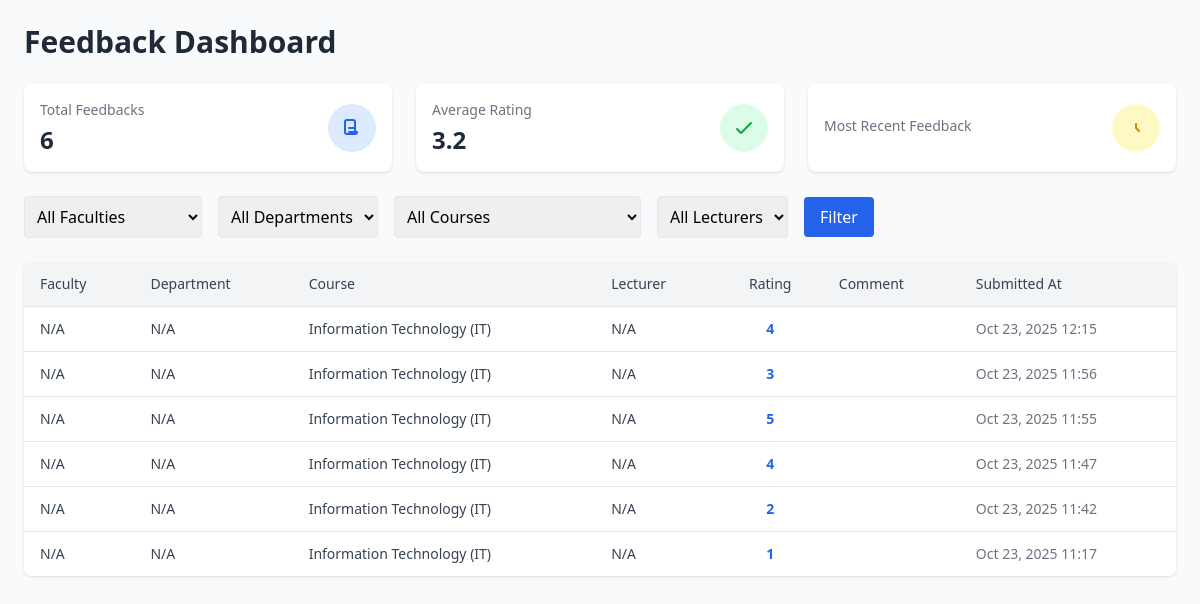
Page /admin_dashboard/ (signed in) on the earlier database version.
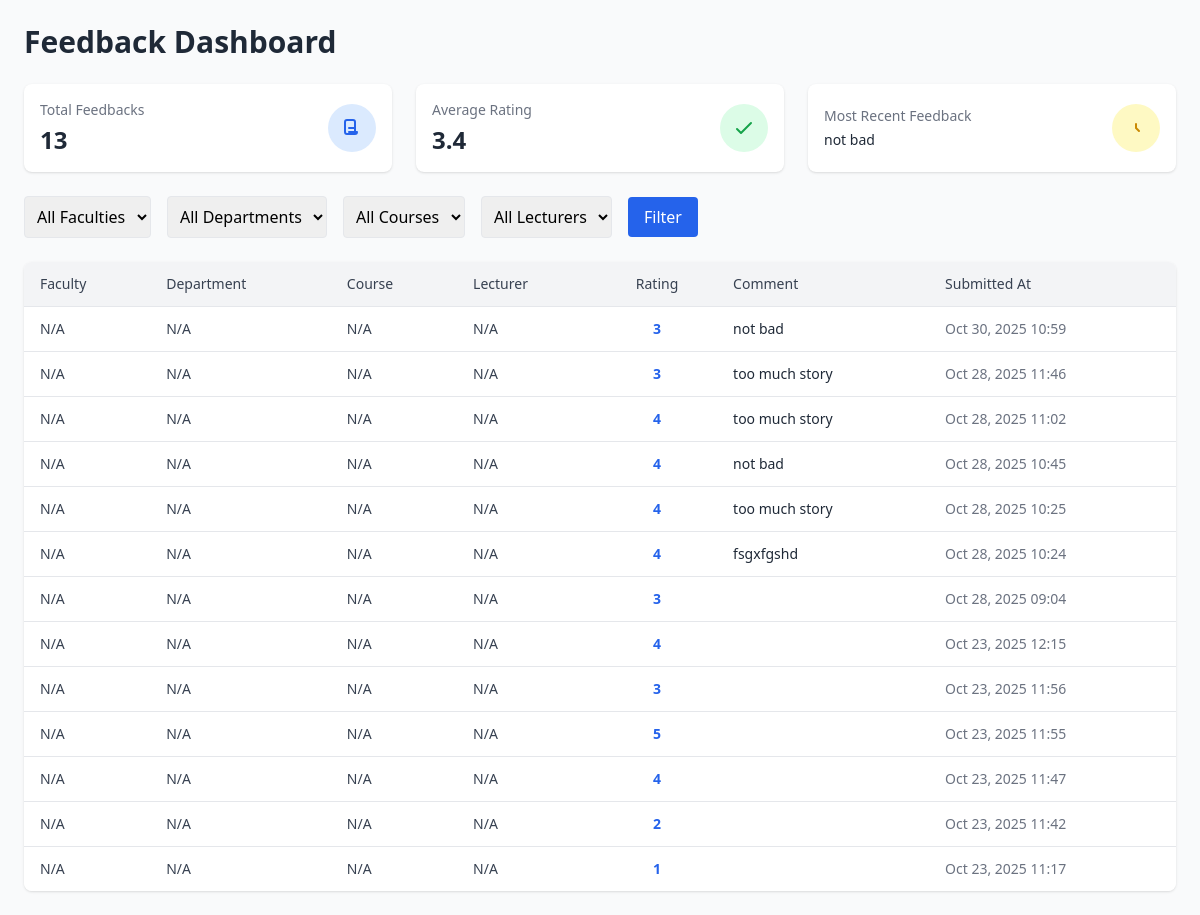
Same page on the later database version.
### feedback/models.py (models this page shows, shortened)
class Feedback(models.Model):
    faculty = models.ForeignKey(Faculty, on_delete=models.SET_NULL, null=True)
    department = models.ForeignKey(Department, on_delete=models.SET_NULL, null=True)
    course = models.ForeignKey(Course, on_delete=models.SET_NULL, null=True)
    lecturer = models.ForeignKey(Lecturer, on_delete=models.SET_NULL, null=True)
    rating = models.IntegerField(validators=[MinValueValidator(1), MaxValueValidator(5)])
    comment = models.TextField()
    submitted_at = models.DateTimeField(auto_now_add=True)
    class Meta:
        ordering = ['-submitted_at']

class Course(models.Model):
    department = models.ForeignKey(Department, on_delete=models.CASCADE, related_name='courses')
    name = models.CharField(max_length=100)
    code = models.CharField(max_length=10, blank=True, unique=True)
    class Meta:
        ordering = ['department', 'name']

### feedback/views.py (the view)
# urls.py: path('admin_dashboard/', views.admin_dashboard, name='admin_dashboard'),
@staff_member_required
def admin_dashboard(request):
    feedbacks = Feedback.objects.all().select_related('faculty', 'department', 'course', 'lecturer')
    faculty_id = request.GET.get('faculty')
    department_id = request.GET.get('department')
    course_id = request.GET.get('course')
    lecturer_id = request.GET.get('lecturer')
    if faculty_id:
        feedbacks = feedbacks.filter(faculty_id=faculty_id)
    if department_id:
        feedbacks = feedbacks.filter(department_id=department_id)
    if course_id:
        feedbacks = feedbacks.filter(course_id=course_id)
    if lecturer_id:
        feedbacks = feedbacks.filter(lecturer_id=lecturer_id)
    average_rating = feedbacks.aggregate(avg=Avg('rating'))['avg']
    recent_feedback = feedbacks.order_by('-submitted_at').first()
    context = {
        'feedbacks': feedbacks,
        'faculties': Faculty.objects.all(),
        'departments': Department.objects.all(),
        'courses': Course.objects.all(),
        'lecturers': Lecturer.objects.all(),
        'average_rating': average_rating,
        'recent_feedback': recent_feedback,
    }
    return render(request, 'feedback/admin_dashboard.html', context)

### feedback/templates/feedback/admin_dashboard.html (shortened to what this page needs)
<!DOCTYPE html>
<html lang="en">
<head>
    <script src="https://cdn.tailwindcss.com"></script>
</head>
<body class="bg-gray-50 min-h-screen font-sans">
<div class="max-w-7xl mx-auto p-6">
    <h1 class="text-3xl font-bold mb-6 text-gray-800">Feedback Dashboard</h1>
    <div class="grid grid-cols-1 md:grid-cols-3 gap-6 mb-6">
        <div class="bg-white rounded-lg shadow p-4 flex items-center justify-between">
            <div>
                <h2 class="text-sm font-medium text-gray-500">Total Feedbacks</h2>
                <p class="mt-1 text-2xl font-bold text-gray-800">{{ feedbacks|length }}</p>
            </div>
            <div class="bg-blue-100 p-3 rounded-full">
                <svg class="w-6 h-6 text-blue-600" fill="none" stroke="currentColor" viewBox="0 0 24 24">
                    <path stroke-linecap="round" stroke-linejoin="round" stroke-width="2"
                          d="M9 12h6m-6 4h6m2 0a2 2 0 01-2 2H7a2 2 0 01-2-2V6a2 2 0 012-2h6a2 2 0 012 2v10z"/>
                </svg>
            </div>
        </div>
        <div class="bg-white rounded-lg shadow p-4 flex items-center justify-between">
            <div>
                <h2 class="text-sm font-medium text-gray-500">Average Rating</h2>
                <p class="mt-1 text-2xl font-bold text-gray-800">
                    {% if average_rating %}
                        {{ average_rating|floatformat:1 }}
                    {% else %}
                        N/A
                    {% endif %}
                </p>
            </div>
            <div class="bg-green-100 p-3 rounded-full">
                <svg class="w-6 h-6 text-green-600" fill="none" stroke="currentColor" viewBox="0 0 24 24">
                    <path stroke-linecap="round" stroke-linejoin="round" stroke-width="2"
                          d="M5 13l4 4L19 7"/>
                </svg>
            </div>
        </div>
        <div class="bg-white rounded-lg shadow p-4 flex items-center justify-between">
            <div>
                <h2 class="text-sm font-medium text-gray-500">Most Recent Feedback</h2>
                <p class="mt-1 text-gray-800 text-sm">
                    {% if recent_feedback %}
                        {{ recent_feedback.comment|truncatewords:10 }}
                    {% else %}
                        N/A
                    {% endif %}
                </p>
            </div>
            <div class="bg-yellow-100 p-3 rounded-full">
                <svg class="w-6 h-6 text-yellow-600" fill="none" stroke="currentColor" viewBox="0 0 24 24">
                    <path stroke-linecap="round" stroke-linejoin="round" stroke-width="2"
                          d="M12 8v4l3 3"/>
                </svg>
            </div>
        </div>
    </div>
    <form method="GET" class="mb-6 flex flex-wrap gap-4 items-center">
        <select name="faculty" class="border rounded p-2 focus:ring-2 focus:ring-blue-500">
            <option value="">All Faculties</option>
        </select>
        <select name="department" class="border rounded p-2 focus:ring-2 focus:ring-blue-500">
            <option value="">All Departments</option>
        </select>
        <select name="course" class="border rounded p-2 focus:ring-2 focus:ring-blue-500">
            <option value="">All Courses</option>
        </select>
        <select name="lecturer" class="border rounded p-2 focus:ring-2 focus:ring-blue-500">
            <option value="">All Lecturers</option>
        </select>
        <button type="submit" class="bg-blue-600 text-white px-4 py-2 rounded hover:bg-blue-700 transition">Filter</button>
    </form>
    <div class="overflow-x-auto rounded-lg shadow bg-white">
        <table class="min-w-full divide-y divide-gray-200">
            <thead class="bg-gray-100">
                <tr>
                    <th class="px-4 py-3 text-left text-sm font-medium text-gray-700">Faculty</th>
                    <th class="px-4 py-3 text-left text-sm font-medium text-gray-700">Department</th>
                    <th class="px-4 py-3 text-left text-sm font-medium text-gray-700">Course</th>
                    <th class="px-4 py-3 text-left text-sm font-medium text-gray-700">Lecturer</th>
                    <th class="px-4 py-3 text-center text-sm font-medium text-gray-700">Rating</th>
                    <th class="px-4 py-3 text-left text-sm font-medium text-gray-700">Comment</th>
                    <th class="px-4 py-3 text-left text-sm font-medium text-gray-700">Submitted At</th>
                </tr>
            </thead>
            <tbody class="divide-y divide-gray-200">
                {% for fb in feedbacks %}
                <tr class="bg-white hover:bg-blue-50 transition-colors duration-200">
                    <td class="px-4 py-3 text-sm font-medium text-gray-700">{% if fb.faculty %}{{ fb.faculty.name }}{% else %}N/A{% endif %}</td>
                    <td class="px-4 py-3 text-sm text-gray-700">{% if fb.department %}{{ fb.department.name }}{% else %}N/A{% endif %}</td>
                    <td class="px-4 py-3 text-sm text-gray-700">{% if fb.course %}{{ fb.course.name }}{% else %}N/A{% endif %}</td>
                    <td class="px-4 py-3 text-sm text-gray-700">{% if fb.lecturer %}{{ fb.lecturer.name }}{% else %}N/A{% endif %}</td>
                    <td class="px-4 py-3 text-sm text-center text-blue-600 font-semibold">{{ fb.rating|default_if_none:"N/A" }}</td>
                    <td class="px-4 py-3 text-sm text-gray-800 break-words">{{ fb.comment|truncatewords:15 }}</td>
                    <td class="px-4 py-3 text-sm text-gray-500">{{ fb.submitted_at|date:"M d, Y H:i" }}</td>
                </tr>
                {% empty %}
                <tr>
                    <td colspan="7" class="text-center py-6 text-gray-400 font-medium">No feedbacks found.</td>
                </tr>
                {% endfor %}
            </tbody>
        </table>
    </div>
</div>
</body>
</html>

Differences in the rows shown:
added Feedback: comment "not bad", shows "N/A", rating "3", submitted_at "Oct 30, 2025 10:59"
added Feedback: shows "N/A", rating "3", comment "too much story", submitted_at "Oct 28, 2025 11:46"
added Feedback: shows "N/A", rating "4", comment "too much story", submitted_at "Oct 28, 2025 11:02"
added Feedback: shows "N/A", rating "4", comment "not bad", submitted_at "Oct 28, 2025 10:45"
added Feedback: shows "N/A", rating "4", comment "too much story", submitted_at "Oct 28, 2025 10:25"
added Feedback: shows "N/A", rating "4", comment "fsgxfgshd", submitted_at "Oct 28, 2025 10:24"
added Feedback: shows "N/A", rating "3", submitted_at "Oct 28, 2025 09:04"
changed Feedback "Oct 23, 2025 12:15": course.name "Information Technology (IT)" → (not shown); now shows "N/A"
changed Feedback "Oct 23, 2025 11:56": course.name "Information Technology (IT)" → (not shown); now shows "N/A"
changed Feedback "Oct 23, 2025 11:55": course.name "Information Technology (IT)" → (not shown); now shows "N/A"
changed Feedback "Oct 23, 2025 11:47": course.name "Information Technology (IT)" → (not shown); now shows "N/A"
changed Feedback "Oct 23, 2025 11:42": course.name "Information Technology (IT)" → (not shown); now shows "N/A"
changed Feedback "Oct 23, 2025 11:17": course.name "Information Technology (IT)" → (not shown); now shows "N/A"
Other differences:
{{ feedbacks|length }}: "6" → "13"
{{ average_rating|floatformat:1 }}: "3.2" → "3.4"
